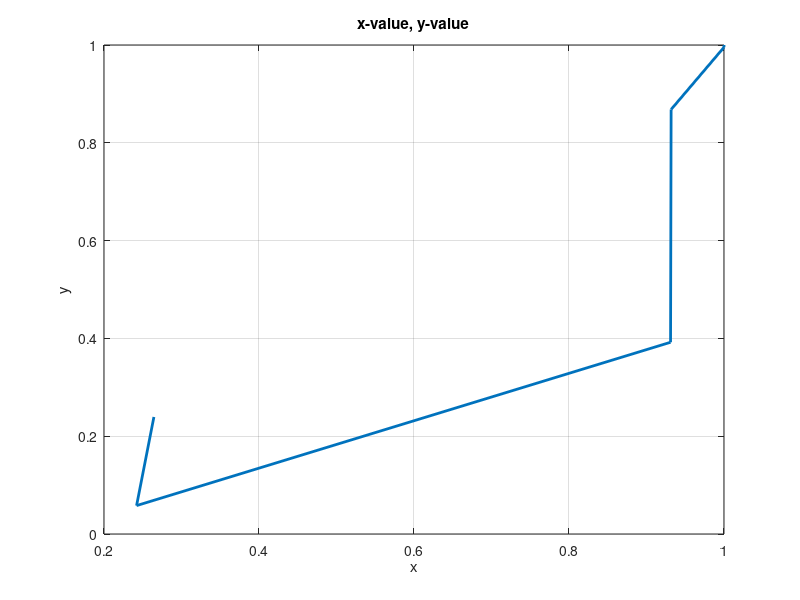
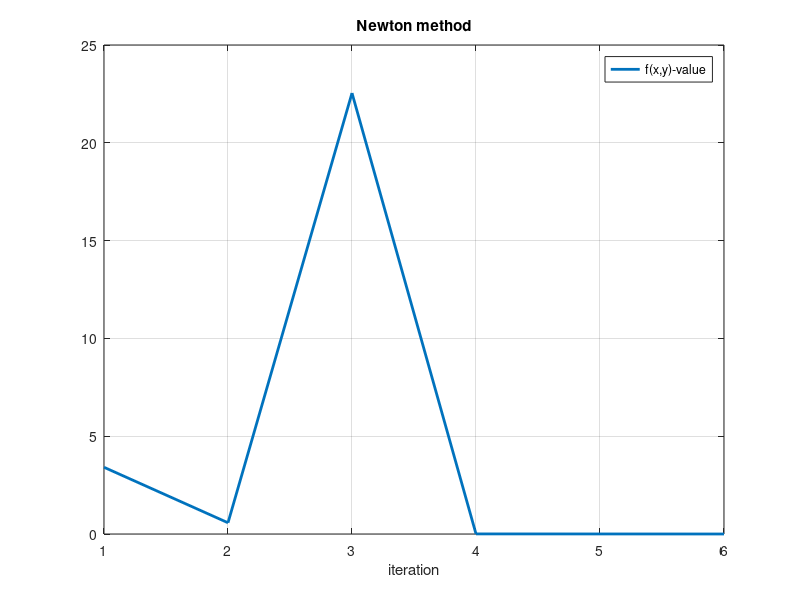

The MATLAB source for these figures, in order:
clc;clear;close all;
threshold=1e-8;
x(1)=rand/2; % initialize x between(-1,1)
y(1)=rand/2; % initialize y between(-1,1)
fxy(1)=(1-x(1))^2+100*(y(1)-x(1)^2)^2; % initial f(x,y)
iter=1;

while fxy(iter)>threshold
    % calculate g-matrix
    g=[2*(x(iter)-1)+400*x(iter)*(x(iter)*x(iter)-y(iter));200*(y(iter)-x(iter)*x(iter))];
    % calculate h-matrix
    h=[2+1200*x(iter)*x(iter)-400*y(iter), -400*x(iter);-400*x(iter),200];
    res=([x(iter);y(iter)]-h^(-1)*g)';
    iter=iter+1;
    % update x,y
    x(iter)=res(1);
    y(iter)=res(2);
    % update f(x,y)
    fxy(iter)=(1-x(iter))^2+100*(y(iter)-x(iter)^2)^2;
end
t=1:iter;
figure

% subplot(121)
plot(x,y,'linewidth',2)
grid on
% hold on
% plot(t,y,'linewidth',2)
title(['x-value, y-value'])
% legend('x-value', 'y-value')
xlabel('x')
ylabel('y')

figure
% subplot(122)
plot(t,fxy,'linewidth',2)
grid on
title(['Newton method'])
legend('f(x,y)-value')
xlabel('iteration')

% sgtitle('Newton method')
